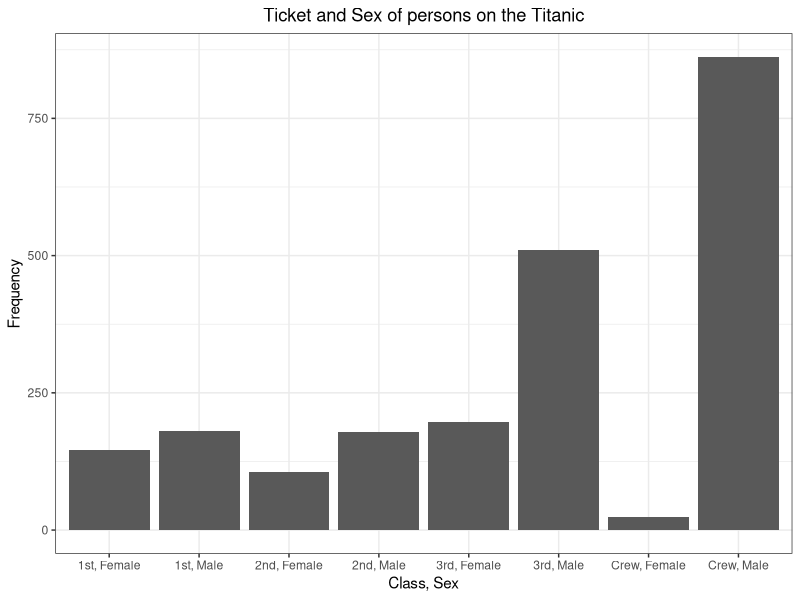
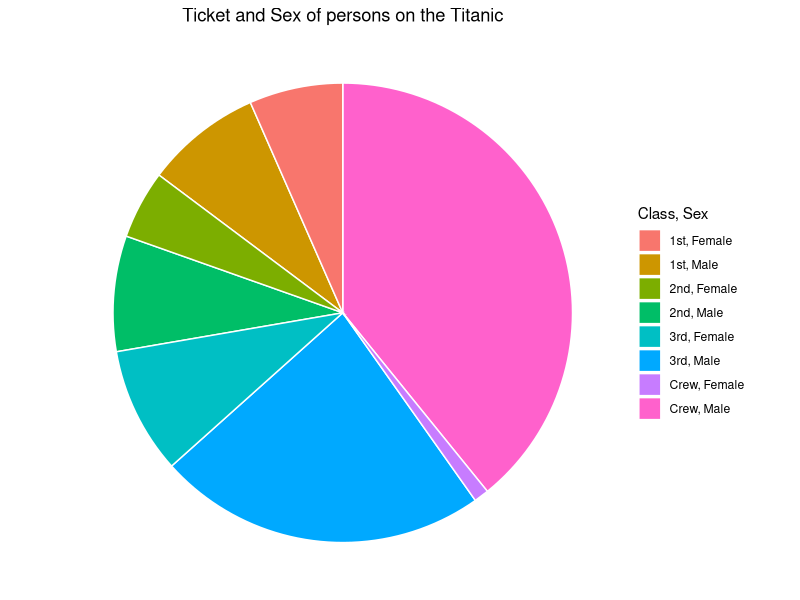
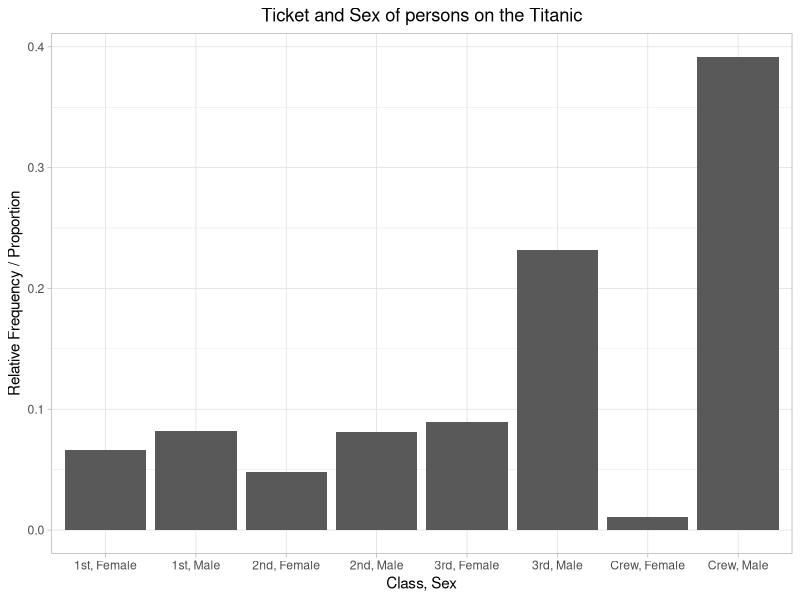
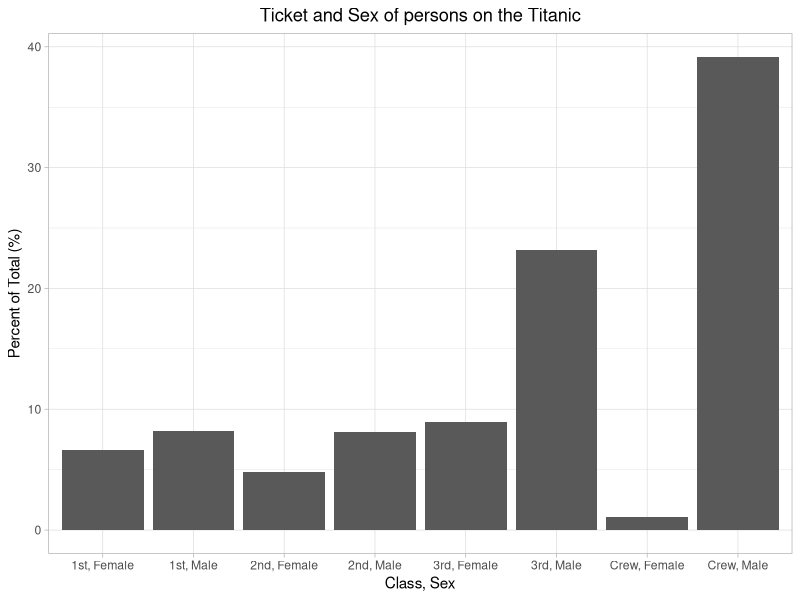
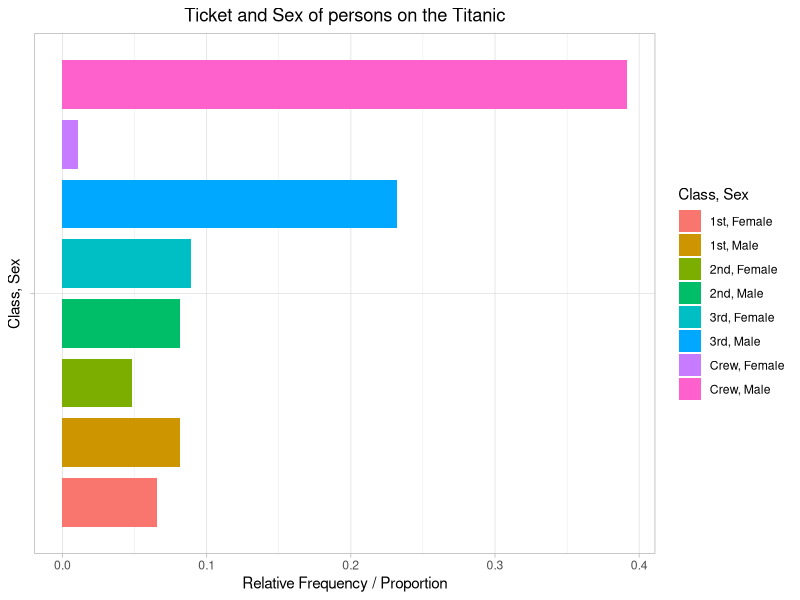
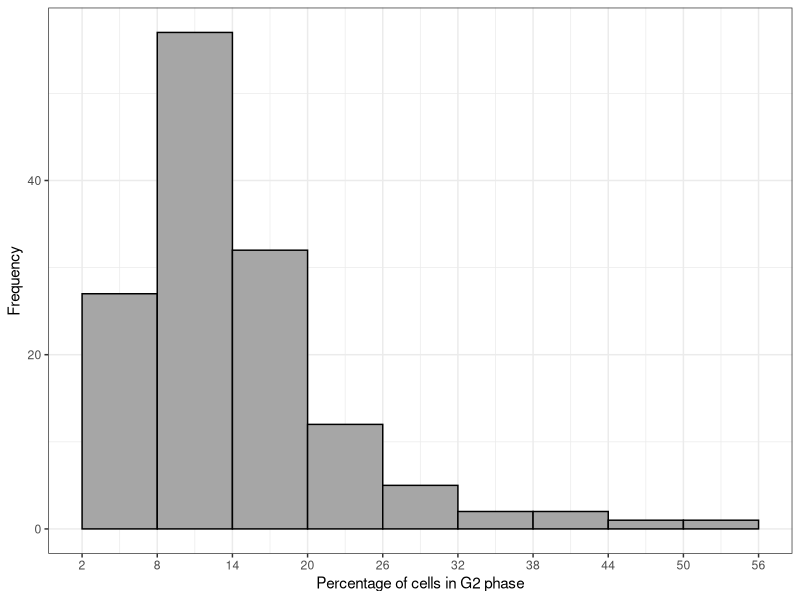
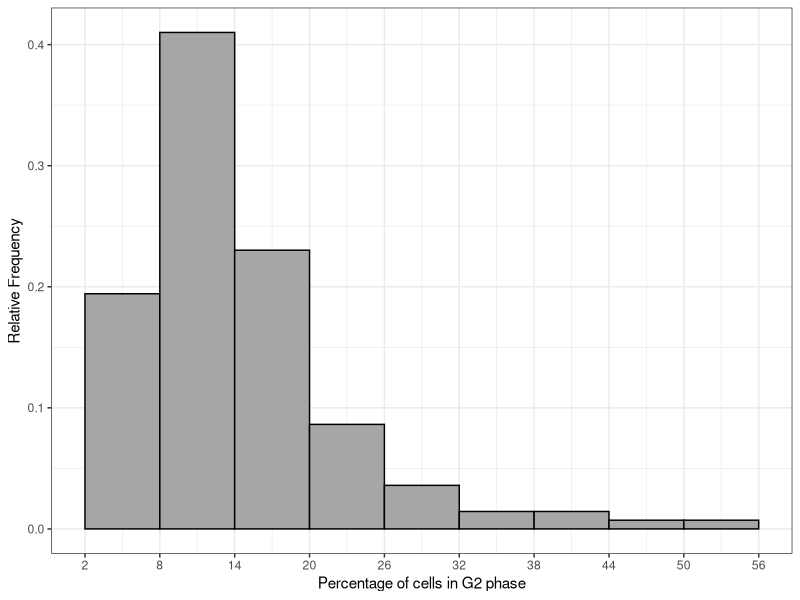

Recreate these plots in R, in order.
############ Prereqs ############
options(stringsAsFactors = FALSE, scipen = 600)
oldPar <- par()
os <- Sys.info()["sysname"]
baseDir <- ifelse(os == "Windows", "C:/Users/ptrainor/gdrive", "~/gdrive")

library(tidyverse)

setwd(paste0(baseDir, "/iTeach/AST_505/myLectures/lecture3_DescriptiveStatistics"))

########### Titanic dataset ############
data("Titanic")
Titanic2 <- as.data.frame(Titanic)
Titanic3 <- epitools::expand.table(Titanic)

TitanicCSTab <- xtabs(~Class + Sex, data = Titanic3)
TitanicCSDF <- as.data.frame(TitanicCSTab)
TitanicCSDF2 <- epitools::expand.table(TitanicCSTab)
TitanicCSDF$relFreq <- TitanicCSDF$Freq / sum(TitanicCSDF$Freq)
TitanicCSDF2$classSex <- paste0(TitanicCSDF2$Class, ", ", TitanicCSDF2$Sex)
TitanicCSDF$classSex <- paste0(TitanicCSDF$Class, ", ", TitanicCSDF$Sex)

# Bar plot
png(filename = "TitanicClassSex.png", height = 4, width = 6.5, units = "in", res = 600)
ggplot(TitanicCSDF2, aes(x = classSex)) + geom_bar() + theme_bw() + labs(x = "Class, Sex", y = "Frequency") +
  ggtitle("Ticket and Sex of persons on the Titanic") + theme(plot.title = element_text(hjust = 0.5))
dev.off()

# Stupid pie chart
png(filename = "TitanicPieChart.png", height = 5, width = 5, units = "in", res = 600)
ggplot(TitanicCSDF, aes(x = "", fill = classSex, y = relFreq)) + geom_bar(width = 1, stat = "identity", color = "white") + 
  coord_polar("y", start = 0) + theme_void() + labs(fill = "Class, Sex", y = "Frequency") + 
  ggtitle("Ticket and Sex of persons on the Titanic") + theme(plot.title = element_text(hjust = 0.5))
dev.off()

# Relative frequency bar chart
png(filename = "TitanicClassSex3.png", height = 4, width = 6.5, units = "in", res = 600)
ggplot(TitanicCSDF, aes(x = classSex, y = relFreq)) + 
  geom_bar(stat = "identity", position = position_dodge(width = 1.1)) + theme_light() + 
  labs(fill = "Class, Sex", x = "Class, Sex", y = "Relative Frequency / Proportion") +
  ggtitle("Ticket and Sex of persons on the Titanic") + theme(plot.title = element_text(hjust = 0.5))
dev.off()

# Same as a percent
png(filename = "TitanicClassSex3b.png", height = 4, width = 6.5, units = "in", res = 600)
ggplot(TitanicCSDF, aes(x = classSex, y = relFreq*100)) + 
  geom_bar(stat = "identity", position = position_dodge(width = 1.1)) + theme_light() + 
  labs(fill = "Class, Sex", x = "Class, Sex", y = "Percent of Total (%)") +
  ggtitle("Ticket and Sex of persons on the Titanic") + theme(plot.title = element_text(hjust = 0.5))
dev.off()

# Beautified
png(filename = "TitanicClassSex2.png", height = 4, width = 6.5, units = "in", res = 600)
ggplot(TitanicCSDF, aes(x = "", fill = classSex, y = relFreq)) + 
  geom_bar(stat = "identity", position = position_dodge(width = 1.1)) + theme_light() + coord_flip() + 
  labs(fill = "Class, Sex", x = "Class, Sex", y = "Relative Frequency / Proportion") +
  ggtitle("Ticket and Sex of persons on the Titanic") + theme(plot.title = element_text(hjust = 0.5))
dev.off()

########### Prostate cancer dataset ############
stagec <- rpart::stagec
stagec <- stagec[!is.na(stagec$g2),]
stagec <- stagec %>% mutate(classInterval = cut(g2, seq(2, 56, 6)))

stagecSum <- stagec %>% group_by(classInterval) %>% summarize(freq = n())
stagecSum$relFreq <- stagecSum$freq / sum(stagecSum$freq)
stagecSum <- as.data.frame(stagecSum)
round(stagecSum$relFreq, 3)

png(filename = "g2Hist.png", height = 4, width = 6, units = "in", res = 600)
ggplot(stagec, aes(x = g2)) + geom_histogram(breaks = seq(2, 56, 6), col = "black", fill = "grey65") + 
  scale_x_continuous("Percentage of cells in G2 phase", seq(2, 56, 6)) + theme_bw() + labs(y = "Frequency")
dev.off()

png(filename = "g2Hist2.png", height = 4, width = 6, units = "in", res = 600)
ggplot(stagec, aes(x = g2, y = 6*..density..)) + 
  geom_histogram(breaks = seq(2, 56, 6), col = "black", fill = "grey65") + 
  scale_x_continuous("Percentage of cells in G2 phase", seq(2, 56, 6)) + theme_bw() + labs(y = "Relative Frequency")
dev.off()
